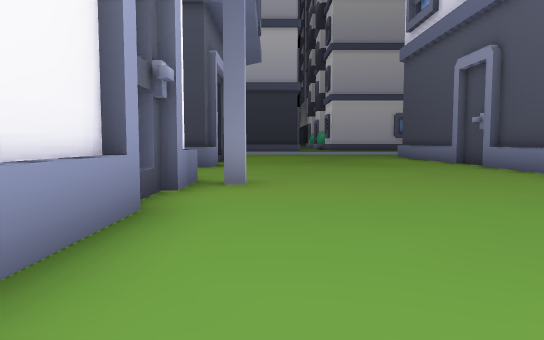
view 1 (above)

24 first-person views from a walk through a Unity game level. The camera is 1.2 m above the floor, tilts 4° down and sees 70° across. The floor is counted in squares, 2 m on a side. Each view is taken from the middle of a square. On the plan, view 1 faces up. The plan holds only what a view shows up to about 11 squares ahead; the rest is blank. The place goes on beyond the plan.

view 2
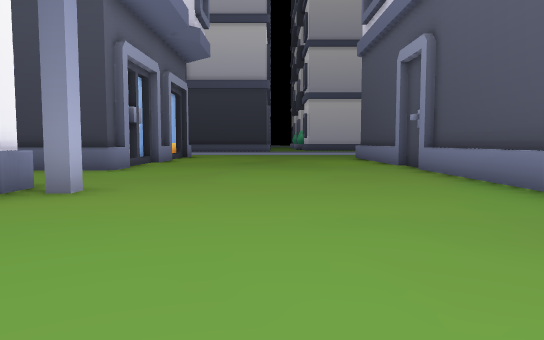

view 3
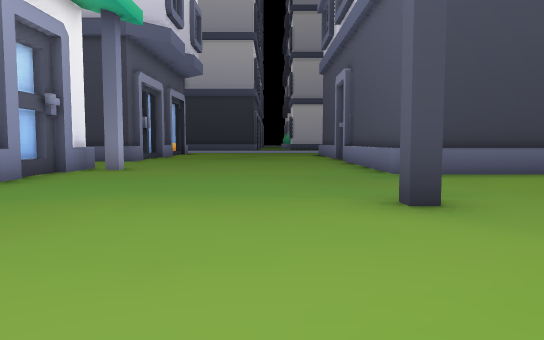

view 4
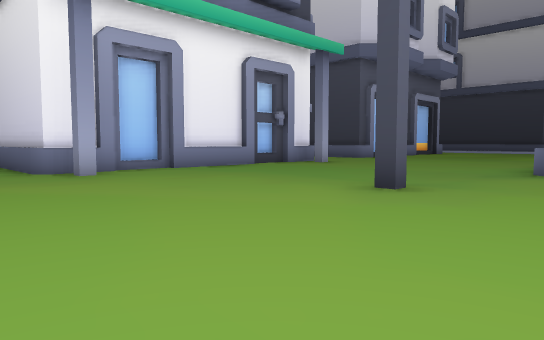

view 5
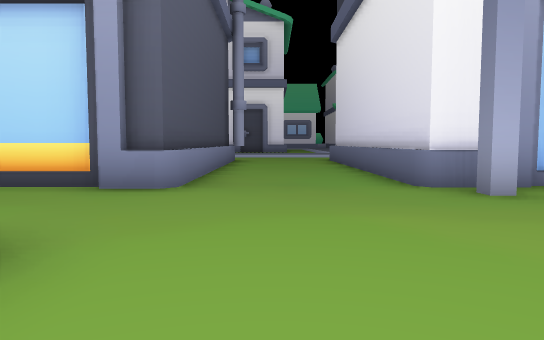

view 6
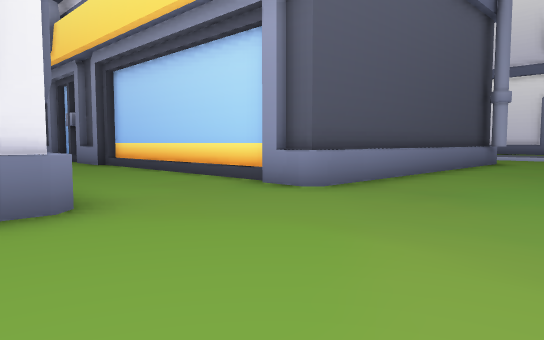

view 7
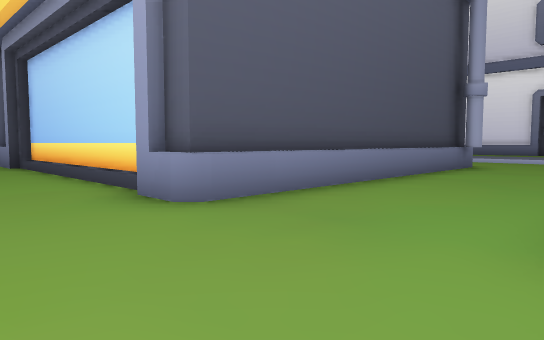

view 8
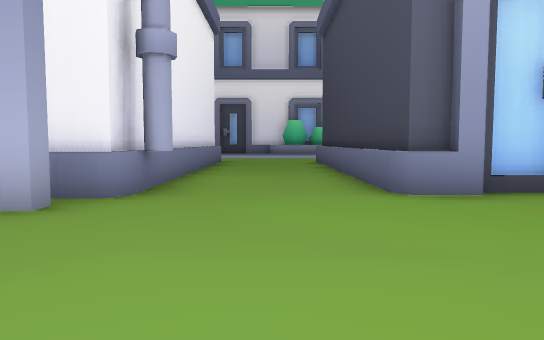

view 9
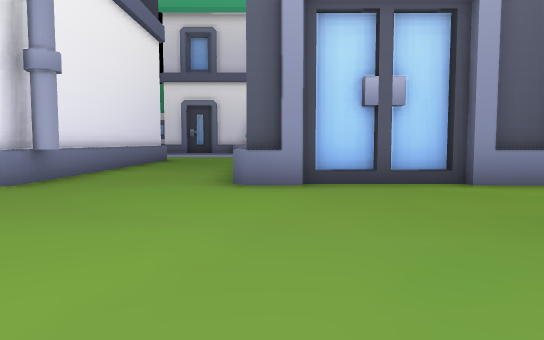

view 10
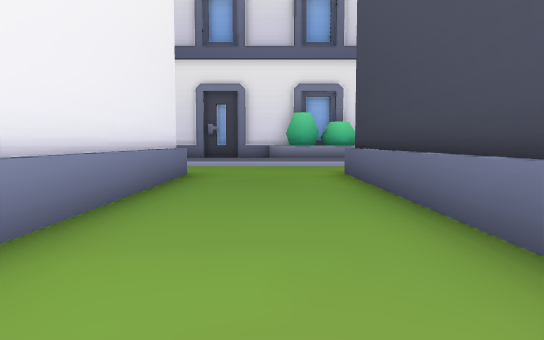

view 11
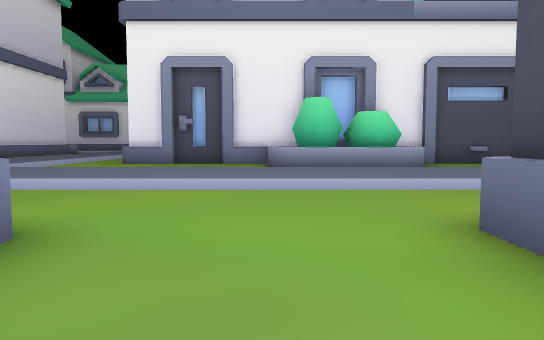

view 12
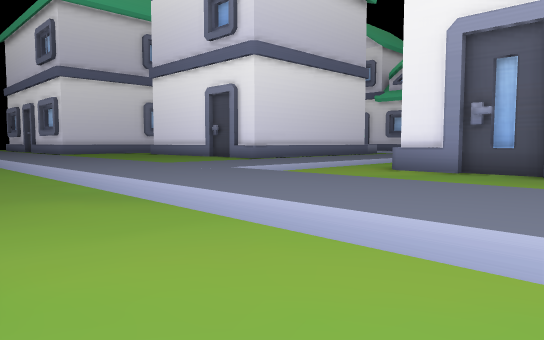

view 13
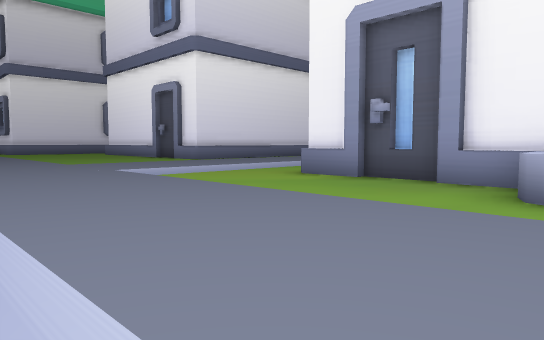

view 14
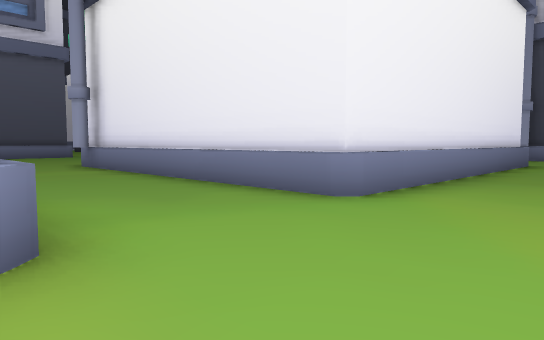

view 15
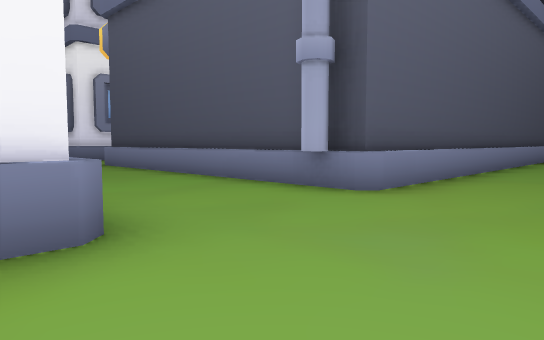

view 16
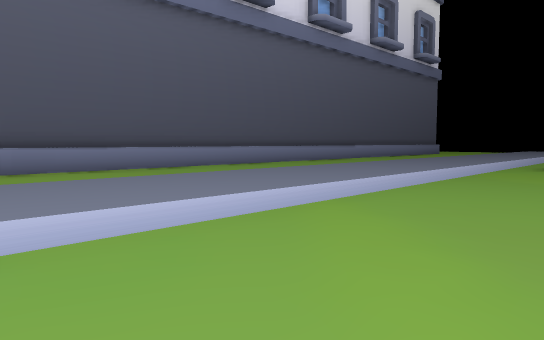

view 17
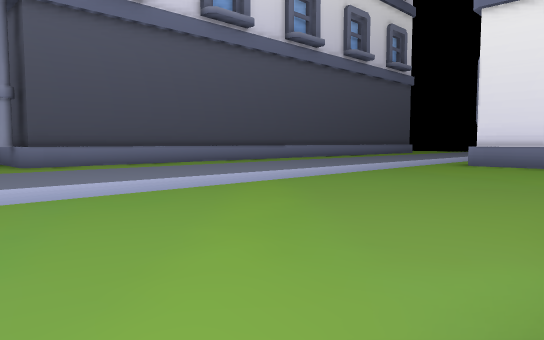

view 18
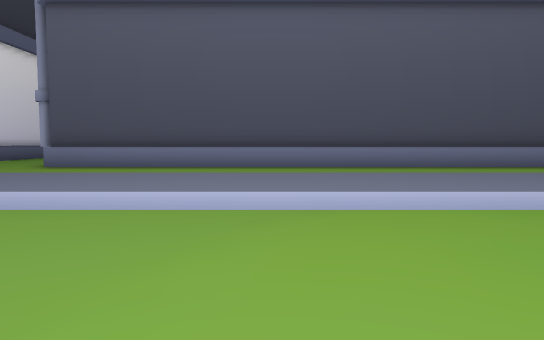

view 19
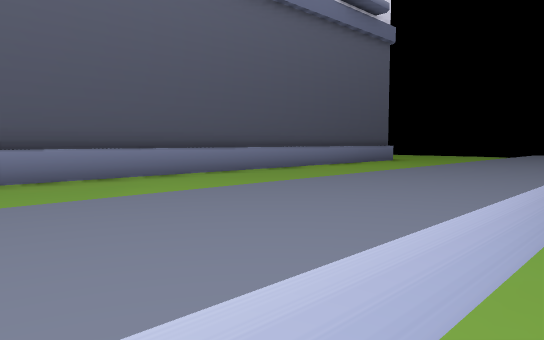

view 20
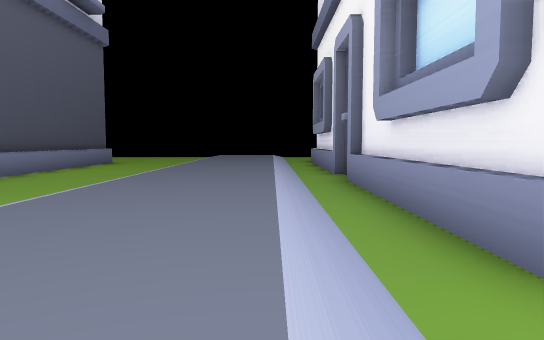

view 21
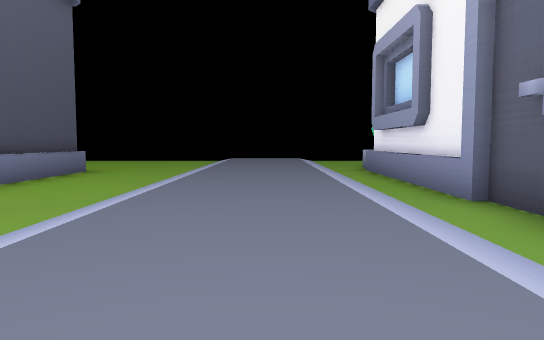

view 22
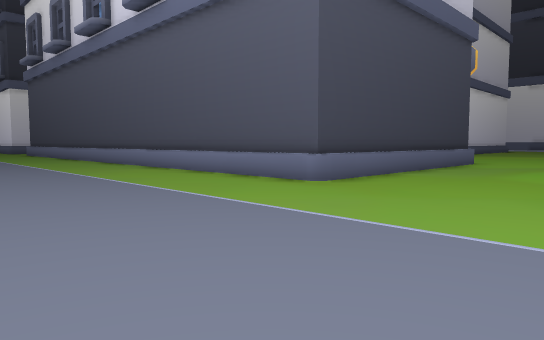

view 23
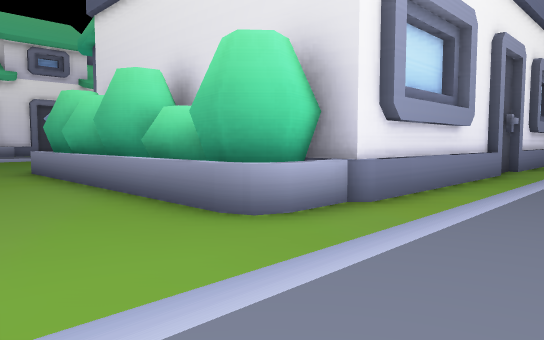

view 24
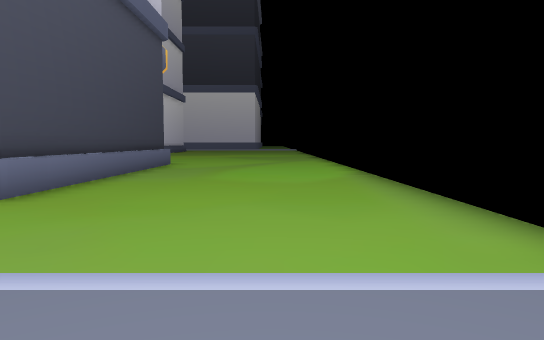

### Floor plan
Key: @ floor where view 1 was taken; # wall or solid block; . main floor; : floor 0.25 m higher than the main floor; / step, stairs or slope; O other object.
Columns run from 20 left of view 1 to 7 right of it. Each row starts with its distance up from view 1.
 12   #O ::           O.......O
 11   OO :::/         O.......O
 10   OO :::/.OOOOOOOOO.......O
  9   OO :::/.................O
  8   OO.:::/.................O
  7   #..:::/.................O
  6   O..:::/..OOOOOOOOO......O
  5   #..:::/..O       .......OO
  4   O..:::/..O      O.........
  3 .....:::/..O       .........
  2 /////:::/..O       .........
  1  :::::::/..O       .....#..
  0   ::::::/..O      O.@......
 -1    //:::/..O       .........
 -2      :::/..O OOOOOO.........
 -3 .... :::/...................
 -4  ....:::/...................
 -5  ....:::/..#............
 -6  ....:::/..########...#
 -7  ....:::/..#      #...
 -8  ....::: ..#      #...
 -9  ....::: ..#      #...
-10  ....::: ..#      #..
-11  ....::: ..#      #..
-12   ...::: ..#      #..
-13   ...::: ..#      ##
-14   OO.:::/..#       #
-15    O.:::/..#
-16    #.:::/..#
-17    O.:::/..#
-18    O.:::/..#
-19    O.:::/..#
-20    O.:::/..#
-21    O.:::/..#
-22    O.:::/..#
-23    O.:::/..#
-24    #.:::/..#
-25    O.:::/..#######
-26 OOOO.:::/.........
-27 OOOO.:::/.........
-28 .....:::/.........
-29 .....:::/.........
-30    ..:::/.........
-31         /.........

Where each view was taken, in squares from view 1:
view 1: 0 up, 0 right, facing up
view 2: 1 up, 2 right, facing up
view 3: 3 down, 3 right, facing up
view 4: 4 down, 7 right, facing up-left
view 5: 4 down, 4 right, facing left
view 6: 2 down, 3 right, facing down-left
view 7: 2 down, 1 right, facing down-left
view 8: 8 up, 3 right, facing left
view 9: 10 up, 4 right, facing left
view 10: 8 up, 2 left, facing left
view 11: 8 up, 7 left, facing left
view 12: 8 up, 10 left, facing down-left
view 13: 9 up, 12 left, facing down-left
view 14: 10 up, 12 left, facing down-right
view 15: 1 down, 12 left, facing down-right
view 16: 4 down, 18 left, facing down-right
view 17: 3 down, 20 left, facing down-right
view 18: 11 down, 19 left, facing right
view 19: 13 down, 16 left, facing down-right
view 20: 12 down, 15 left, facing down
view 21: 16 down, 14 left, facing down
view 22: 30 down, 15 left, facing up-right
view 23: 30 down, 14 left, facing up-left
view 24: 29 down, 14 left, facing right
